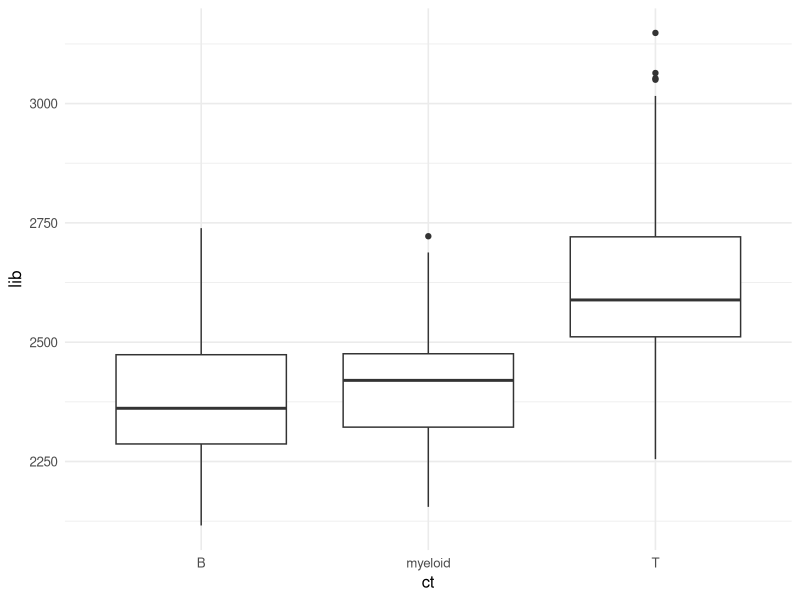

Write R code to recreate this figure.
# ============================================================
# Biostatistics Courses
# Course 4 — Week 4, Session 3: scRNA-seq with Seurat
# ============================================================

# --- 0. Setup --------------------------------------------------
library(tidyverse)
library(uwot)
set.seed(42)
theme_set(theme_minimal(base_size = 12))

# --- 1. Hypothesis / Goal --------------------------------------
# Recover three simulated cell types through a minimal
# preprocess-reduce-cluster-embed pipeline; Seurat sketched.

# --- 2. Data ---------------------------------------------------
n_cell <- 300; n_gene <- 500
cell_type <- rep(c("T", "B", "myeloid"), each = n_cell / 3)
mu_base <- exp(rnorm(n_gene, 1, 1))
X <- matrix(0, n_cell, n_gene)
for (i in seq_len(n_cell)) {
  program <- rep(1, n_gene)
  if (cell_type[i] == "T")       program[1:20]  <- 5
  if (cell_type[i] == "B")       program[21:40] <- 5
  if (cell_type[i] == "myeloid") program[41:60] <- 5
  X[i, ] <- rnbinom(n_gene, mu = mu_base * program, size = 2)
}

# --- 3. Visualise ----------------------------------------------
p1 <- tibble(lib = rowSums(X), ct = cell_type) |>
  ggplot(aes(ct, lib)) + geom_boxplot()
print(p1)

# --- 4. Assumptions --------------------------------------------
# Negative-binomial counts per cell; variable-gene selection
# identifies discriminating programmes.

# --- 5. Conduct / Fit ------------------------------------------
logX <- log1p(sweep(X, 1, rowSums(X), FUN = "/") * 1e4)
gene_var <- apply(logX, 2, var)
keep <- order(gene_var, decreasing = TRUE)[1:100]
pcs <- prcomp(logX[, keep])$x[, 1:10]
emb <- umap(pcs, n_neighbors = 20, min_dist = 0.1)
km <- kmeans(pcs, centers = 3, nstart = 10)

# Seurat sketch (not run):
# library(Seurat)
# obj <- CreateSeuratObject(counts = t(X))
# obj <- NormalizeData(obj); obj <- FindVariableFeatures(obj)
# obj <- RunPCA(obj); obj <- RunUMAP(obj, dims = 1:10)

# --- 6. Report -------------------------------------------------
print(table(cluster = km$cluster, truth = cell_type))
